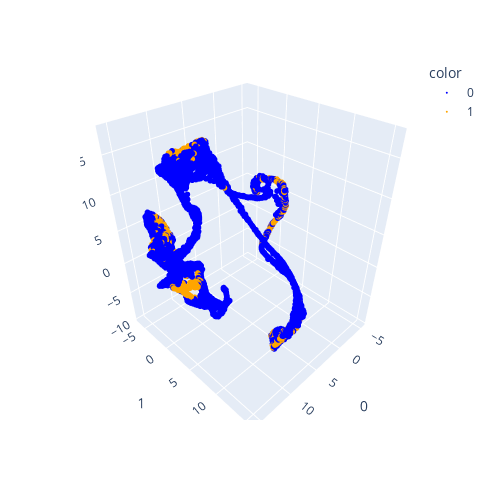

Here is the notebook cell this chart was saved with:
### Code cell
core_trans_states = adata.obs['core_trans_states'].values
import plotly   
importlib.reload(plotly)
# importlib.reload(nbformat)
import plotly.express as px
fig_3d = px.scatter_3d(
    emb_featuremap, 
    x=0, y=1, z=2,
    color=core_trans_states, 
    # labels={'color': 'species'}
    # color_continuous_scale='viridis',
    color_discrete_sequence=[  'blue', 'orange',]
)
fig_3d.update_traces(marker_size=2) # Modify the point size
fig_3d.update_layout(
    autosize=False,
    width=500,
    height=500,
)
fig_3d.show()

# save the plot
# fig_3d.write_html("3d_plot_core_trans_states.html")

### Figure 1 — Plotly figure (JSON) as saved in the notebook; plotly's stock layout.template omitted (floating-point values rounded to 4 significant figures; data arrays with more than 128 entries replaced by an {"elided": "..."} marker saying what was removed)
{"data": [{"hovertemplate": "color=0<br>0=%{x}<br>1=%{y}<br>2=%{z}<extra></extra>", "legendgroup": "0", "marker": {"color": "blue", "size": 2, "symbol": "circle"}, "mode": "markers", "name": "0", "scene": "scene", "showlegend": true, "type": "scatter3d", "x": {"elided": "4505 float values"}, "y": {"elided": "4505 float values"}, "z": {"elided": "4505 float values"}}, {"hovertemplate": "color=1<br>0=%{x}<br>1=%{y}<br>2=%{z}<extra></extra>", "legendgroup": "1", "marker": {"color": "orange", "size": 2, "symbol": "circle"}, "mode": "markers", "name": "1", "scene": "scene", "showlegend": true, "type": "scatter3d", "x": {"elided": "495 float values"}, "y": {"elided": "495 float values"}, "z": {"elided": "495 float values"}}], "layout": {"autosize": false, "height": 500, "legend": {"title": {"text": "color"}, "tracegroupgap": 0}, "margin": {"t": 60}, "scene": {"domain": {"x": [0, 1], "y": [0, 1]}, "xaxis": {"title": {"text": "0"}}, "yaxis": {"title": {"text": "1"}}, "zaxis": {"title": {"text": "2"}}}, "width": 500}}
